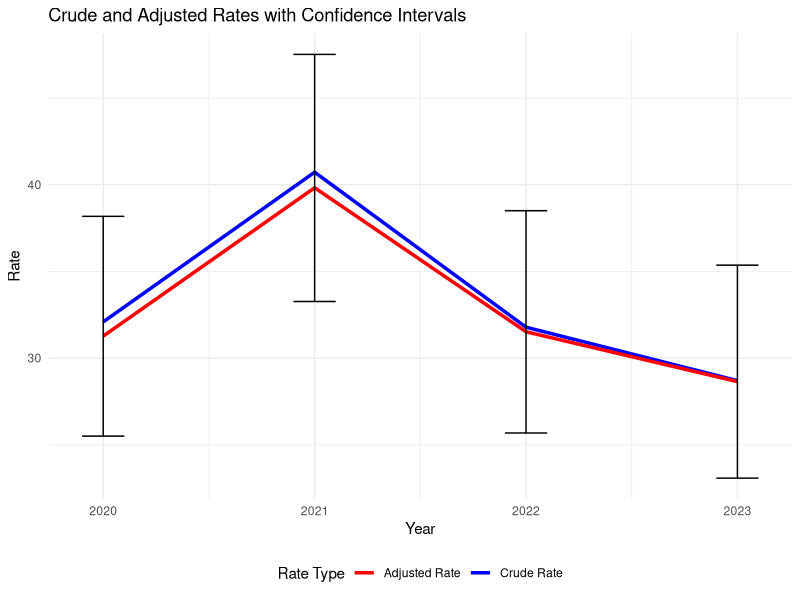

The R script that drew this image:
##Setting up the packages for calculating Age-adjusted rates for OD's 2020-2023 for Rutherford Co

library(knitr)
library(epitools)
library(ggplot2)

##setting up a dataframe for each population for comparison

#Labels for the age groups

age_groups <- c("0-4","5-9", "10-14", "15-19", "20-24", "25-34", "35-44", "45-54", "55-64", "65-74", "75-84", "85+")
population_23 <- c(21092,	21667,	23526,	23263,	29944,	48070,	45720,	41996,	34798,	21370,	9486,	3207)
population_22 <- c(21092,	21667,	23526,	23263,	29944,	48070,	45720,	41996,	34798,	21370,	9486,	3207)
population_21 <- c(21092,	21667,	23526,	23263,	29944,	48070,	45720,	41996,	34798,	21370,	9486,	3207)
population_20 <- c(21092,	21667,	23526,	23263,	29944,	48070,	45720,	41996,	34798,	21370,	9486,	3207)

#Setting the deaths in each population 
deaths_23 <- c(0,	0,	0,	3,	5,	24,	26,	24,	9,	2,	0,	0)
deaths_22 <- c(0,	0,	0,	3,	6,	27,	28,	27,	12,	0,	0,	0)
deaths_21 <- c(0,	0,	0,	5,	9,	45,	28,	26,	13,	5,	1,	0)
deaths_20 <- c(1,	0, 0,	5,	10,	32,	24,	20,	9,	3,	0,	0)

##Standard population
std_pop <- c(0.06913565,
             0.072532898,
             0.073031744,
             0.07216878,
             0.06647757,
             0.135573163,
             0.162612786,
             0.134833997,
             0.087247027,
             0.06603698,
             0.044841498,
             0.015507912)

##Now we need to create a dataframe with the vectors created above
df_23 <- data.frame(age=age_groups, deaths = deaths_23, pop=population_23, group = '2023')
df_22 <- data.frame(age=age_groups, deaths=deaths_22, pop=population_22, group='2022')
df_21 <- data.frame(age=age_groups, deaths=deaths_21, pop=population_21, group='2021')
df_20 <- data.frame(age=age_groups, deaths=deaths_20, pop=population_20, group='2020')


df_all <- rbind(df_23, df_22, df_21, df_20)
df_pop <- data.frame(age=age_groups, pop=std_pop)



##Running epitools and storing them in a table 
pop_23_adjust <- ageadjust.direct(deaths_23, population_23, rate=NULL, 
                                  std_pop, conf.level = 0.95)
Age_Adjusted23 <- 10^5*pop_23_adjust


pop_22_adjust <- ageadjust.direct(deaths_22, population_22, rate=NULL, 
                                  std_pop, conf.level = 0.95)
Age_Adjusted22 <- 10^5*pop_22_adjust


pop_21_adjust <- ageadjust.direct(deaths_21, population_21, rate=NULL, 
                                  std_pop, conf.level = 0.95)
Age_Adjusted21 <- 10^5*pop_21_adjust


pop_20_adjust <- ageadjust.direct(deaths_20, population_20, rate=NULL, 
                                  std_pop, conf.level = 0.95)
Age_Adjusted20 <- 10^5*pop_20_adjust


##Creating a dataframe with all the results to graph the differences
Results <- data.frame(rbind(Age_Adjusted20, Age_Adjusted21, Age_Adjusted22, Age_Adjusted23), 
                      Year = c(2020, 2021, 2022, 2023))
colnames(Results) <- c('Crude_Rate', 'Adj_Rate', 'Low_CI', 'High_CI', 'Year')

Results

##Plotting the results

ggplot(Results, aes(x = Year)) +
  geom_line(aes(y = Crude_Rate, color = "Crude Rate"), linewidth = 1.2) +
  geom_line(aes(y = Adj_Rate, color = "Adjusted Rate"), linewidth = 1.2) +
  geom_errorbar(aes(ymin = Low_CI, ymax = High_CI), width = 0.2, color = "black") +
  labs(title = "Crude and Adjusted Rates with Confidence Intervals",
       x = "Year",
       y = "Rate",
       color = "Rate Type") +
  theme_minimal() +
  scale_color_manual(values = c("Crude Rate" = "blue", "Adjusted Rate" = "red")) +
  theme(legend.position = "bottom")
